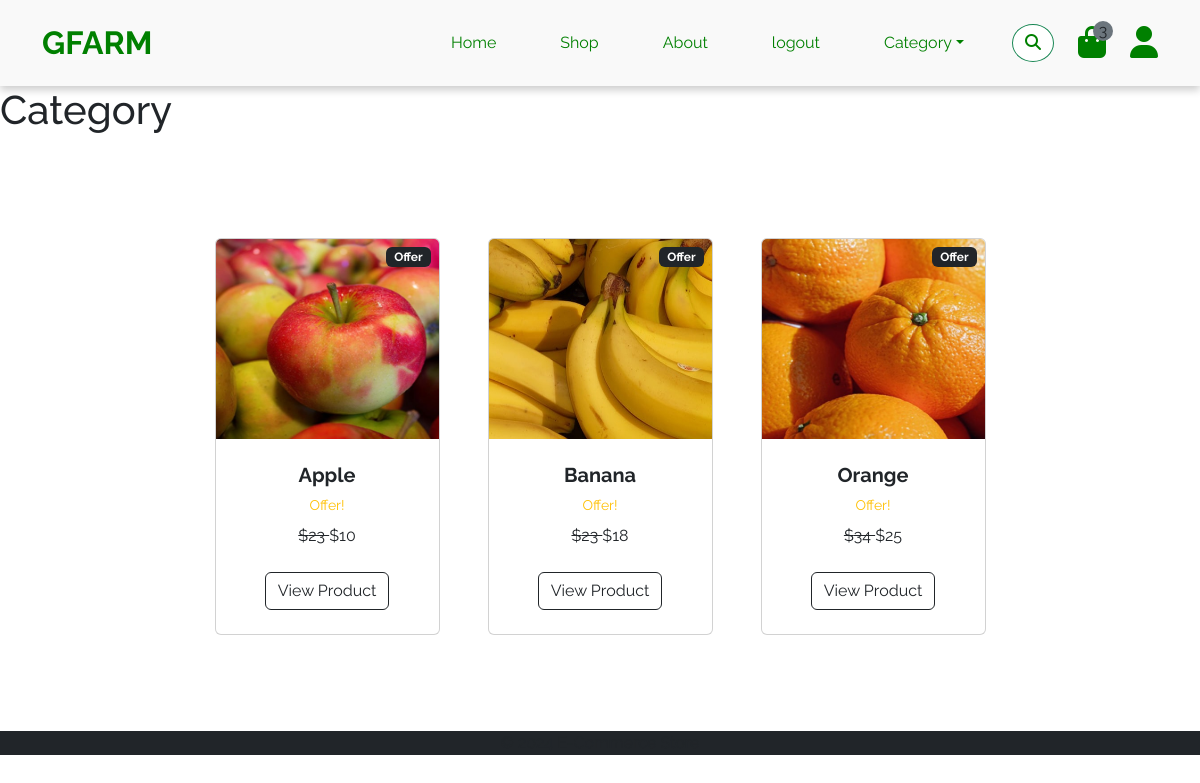
Screenshot of /user/category/Fruits (signed in) with the database file from the repository.
### account/models.py (models this page shows, shortened)
class Products(models.Model):
    title = models.CharField(max_length=50)
    description = models.CharField(max_length=50)
    price = models.IntegerField()
    image = models.ImageField(upload_to='product_images')
    options=(
        ('Vegetables','Vegetables'),
        ('Fruits','Fruits'),
        ('Diary','Diary'),
        ('Spices','Spices'),
    )
    category = models.CharField(max_length=100,choices = options)
    stock = models.IntegerField()
    is_offer = models.BooleanField(default=False,null=True)
    offer_price = models.IntegerField(null=True)

### user/views.py (the view)
# urls.py: path('category/<category>', views.category,name='category'),
def category(request,category):
    products = Products.objects.filter(category=category)
    return render(request,'category_item_list.html',{'products':products})

### user/templates/category_item_list.html (shortened to what this page needs)
{% extends "landing.html" %}
{% block main %}
<h1>Category</h1>
<section class="py-5">
    <div class="container px-4 px-lg-5 mt-5">
        <div class="row gx-4 gx-lg-5 row-cols-2 row-cols-md-3 row-cols-xl-4 justify-content-center">
        {% for product in products %}
            {% if product.is_offer %}
            <div class="col mb-5">
                <div class="card h-100">
                    <div class="badge bg-dark text-white position-absolute" style="top: 0.5rem; right: 0.5rem">Offer</div>
                    <img class="card-img-top" src="{{ product.image.url }}" alt="..." height="200px"/>
                    <div class="card-body p-4">
                        <div class="text-center">
                            <h5 class="fw-bolder">{{ product.title }}</h5>
                    <div class="d-flex justify-content-center small text-warning mb-2">
                    Offer!
                    </div>
                            <strike>
                            ${{ product.price }}
                            </strike>
                            ${{ product.offer_price }}
                        </div>
                    </div>
                    <div class="card-footer p-4 pt-0 border-top-0 bg-transparent">
                    <div class="text-center">
                        <a class="btn btn-outline-dark mt-auto" href="">View Product</a>
                    </div>
                    </div>
                </div>
            </div>
                {% endif %}
            {% endfor %}
    </div>
</section>
{% endblock main %}

### static/css/style.css (style rules this page uses)
* { font-family: 'Raleway',sans-serif; }

### rows the page displays
Products: image (picture), title "Apple", price "23", offer_price "10"
Products: image (picture), title "Banana", price "23", offer_price "18"
Products: image (picture), title "Orange", price "34", offer_price "25"
